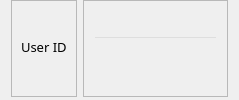
                     <widget class="QWidget" name="widget_128" native="true">
                      <property name="font">
                       <font>
                        <family>Sans Serif Collection</family>
                        <pointsize>10</pointsize>
                       </font>
                      </property>
                      <layout class="QHBoxLayout" name="horizontalLayout_155">
                       <property name="topMargin">
                        <number>0</number>
                       </property>
                       <property name="bottomMargin">
                        <number>3</number>
                       </property>
                       <item>
                        <widget class="QFrame" name="frame_166">
                         <property name="font">
                          <font>
                           <family>Sans Serif Collection</family>
                           <pointsize>10</pointsize>
                          </font>
                         </property>
                         <property name="frameShape">
                          <enum>QFrame::StyledPanel</enum>
                         </property>
                         <property name="frameShadow">
                          <enum>QFrame::Raised</enum>
                         </property>
                         <layout class="QVBoxLayout" name="verticalLayout_155">
                          <property name="topMargin">
                           <number>0</number>
                          </property>
                          <property name="bottomMargin">
                           <number>3</number>
                          </property>
                          <item>
                           <widget class="QLabel" name="label_77">
                            <property name="font">
                             <font>
                              <family>Sans Serif Collection</family>
                              <pointsize>10</pointsize>
                             </font>
                            </property>
                            <property name="text">
                             <string>User ID</string>
                            </property>
                           </widget>
                          </item>
                         </layout>
                        </widget>
                       </item>
                       <item>
                        <widget class="QFrame" name="frame_167">
                         <property name="font">
                          <font>
                           <family>Sans Serif Collection</family>
                           <pointsize>10</pointsize>
                          </font>
                         </property>
                         <property name="frameShape">
                          <enum>QFrame::StyledPanel</enum>
                         </property>
                         <property name="frameShadow">
                          <enum>QFrame::Raised</enum>
                         </property>
                         <layout class="QVBoxLayout" name="verticalLayout_156">
                          <property name="topMargin">
                           <number>0</number>
                          </property>
                          <property name="bottomMargin">
                           <number>3</number>
                          </property>
                          <item>
                           <widget class="QLineEdit" name="InfoID">
                            <property name="font">
                             <font>
                              <family>Sans Serif Collection</family>
                              <pointsize>10</pointsize>
                             </font>
                            </property>
                            <property name="styleSheet">
                             <string notr="true">padding: 0;
background-color: transparent</string>
                            </property>
                            <property name="readOnly">
                             <bool>true</bool>
                            </property>
                           </widget>
                          </item>
                         </layout>
                        </widget>
                       </item>
                      </layout>
                     </widget>
